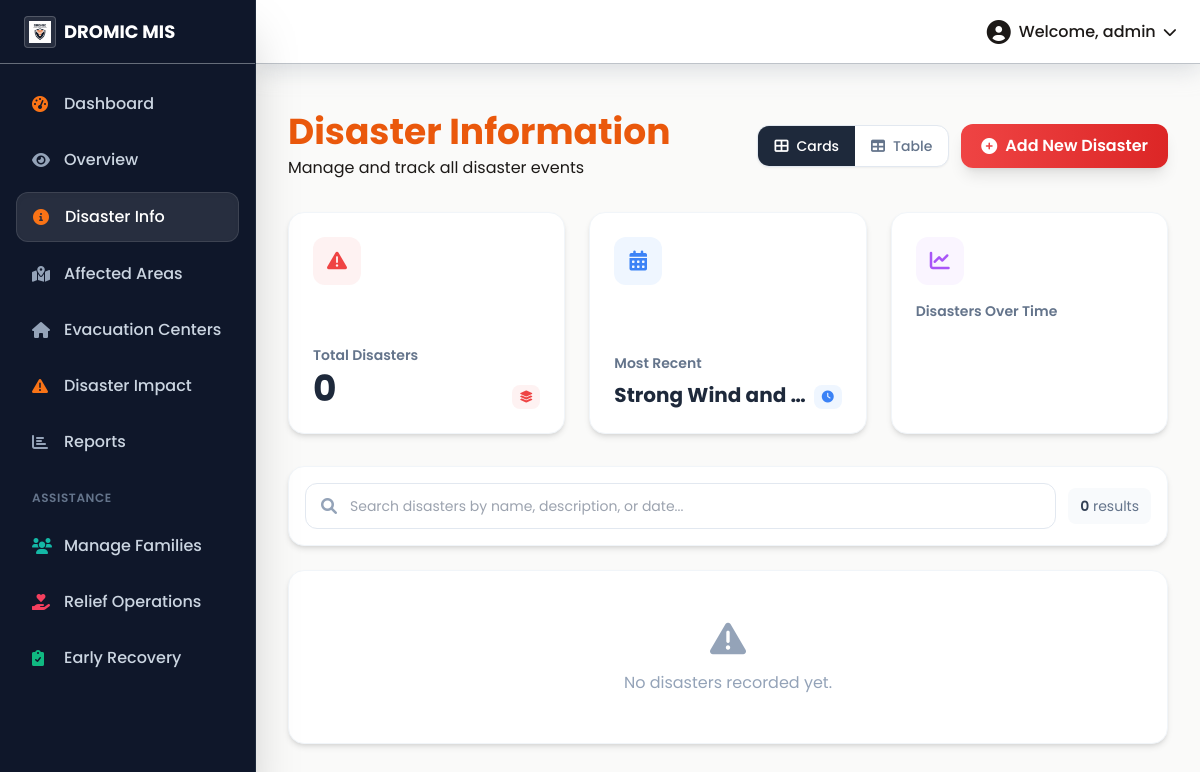
The app's page /disaster-info/, older data.
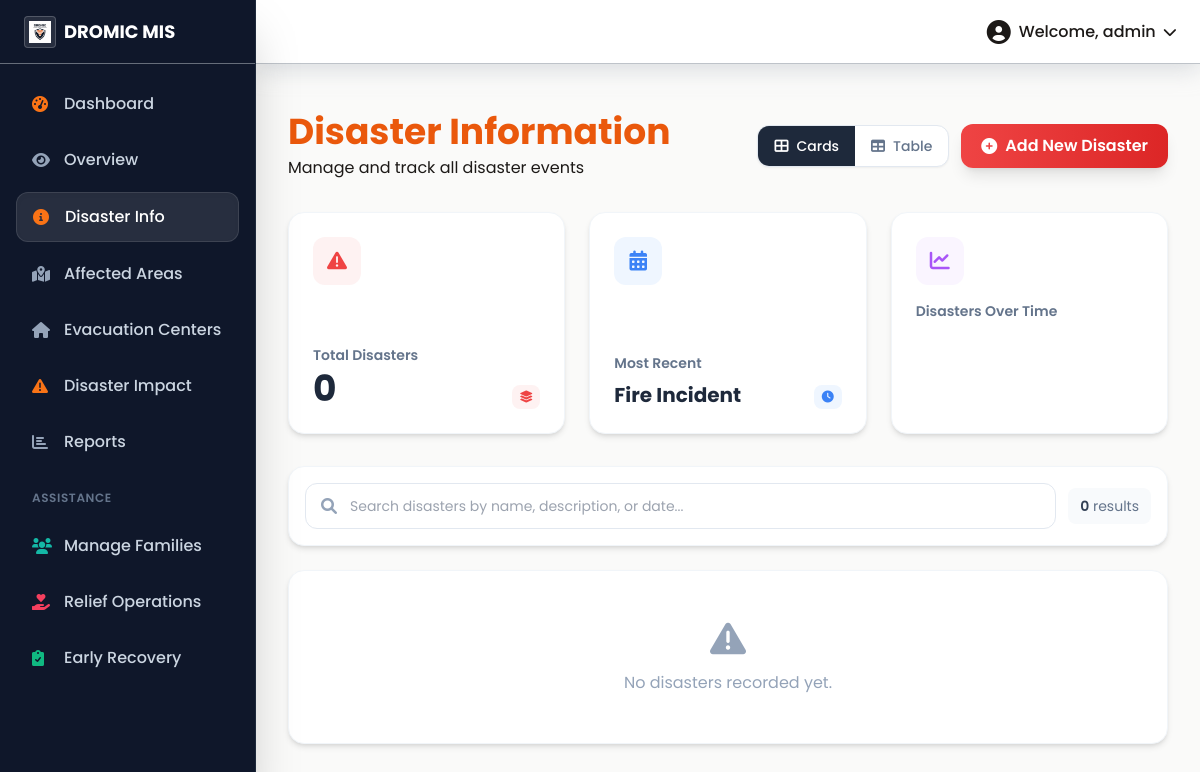
The same page, newer data.
### core/models.py (models this page shows, shortened)
class Disaster(models.Model):
    CATEGORY_CHOICES = [
        ('typhoon', 'Typhoon'),
        ('earthquake', 'Earthquake'),
        ('flood', 'Flood'),
        ('landslide', 'Landslide'),
        ('volcanic_eruption', 'Volcanic Eruption'),
        ('drought', 'Drought'),
        ('tsunami', 'Tsunami'),
        ('wildfire', 'Wildfire'),
        ('fire', 'Fire'),
        ('storm_surge', 'Storm Surge'),
        ('strong_wind', 'Strong Wind'),
        ('heavy_rain', 'Heavy Rain'),
        ('thunderstorm', 'Thunderstorm'),
        ('fallen_trees', 'Fallen Trees'),
        ('landslip', 'Landslip'),
        ('disease_outbreak', 'Disease Outbreak'),
        ('other', 'Other'),
    ]
    name = models.CharField(max_length=255)
    description = models.TextField()
    category = models.CharField(max_length=50, choices=CATEGORY_CHOICES, default='other')
    date_occurred = models.DateField()

### core/views.py (the view)
# urls.py: path('disaster-info/', views.disaster_info, name='disaster_info'),
def disaster_info(request):
    disasters = Disaster.objects.all().order_by('-date_occurred')
    return render(request, 'core/disaster_info.html', {'disasters': disasters})

### core/templates/core/disaster_info.html (shortened to what this page needs)
{% extends 'base.html' %}
{% load static %}
{% block content %}
<div class="container-fluid mt-4" x-data="{
        showAddModal: false,
        showEditModal: false,
        viewMode: 'cards',
        searchQuery: '',
        page: 1,
        perPage: 9,
        selectedIds: [],
        allSelected: false,
        disasters: [],
        get filteredDisasters() {
            if (!this.searchQuery.trim()) return this.disasters;
            const q = this.searchQuery.toLowerCase();
            return this.disasters.filter(d =>
                d.name.toLowerCase().includes(q) ||
                d.description.toLowerCase().includes(q) ||
                (d.date_occurred && d.date_occurred.includes(q))
            );
        },
        get totalPages() { return Math.ceil(this.filteredDisasters.length / this.perPage) || 1; },
        get paginatedDisasters() {
            const start = (this.page - 1) * this.perPage;
            return this.filteredDisasters.slice(start, start + this.perPage);
        },
        toggleAll() {
            if (this.allSelected) {
                this.selectedIds = [];
                this.allSelected = false;
            } else {
                this.selectedIds = this.filteredDisasters.map(d => d.id);
                this.allSelected = true;
            }
        },
        toggleOne(id) {
            const idx = this.selectedIds.indexOf(id);
            if (idx > -1) this.selectedIds.splice(idx, 1);
            else this.selectedIds.push(id);
        },
        isSelected(id) { return this.selectedIds.indexOf(id) > -1; },
        resetPage() { this.page = 1; }
     }" @close-modals.window="showAddModal = false; showEditModal = false"
    @open-edit-modal.window="showEditModal = true" @disasters-loaded.window="disasters = $event.detail; page = 1"
    x-init="$nextTick(() => { if(window._disasterData && window._disasterData.length) disasters = window._disasterData; })">
    <div class="flex flex-col md:flex-row justify-between items-start md:items-center mb-8">
        <div>
            <h1 class="text-3xl md:text-4xl font-bold text-dromic-navy">Disaster Information</h1>
            <p class="text-dromic-slate mt-1">Manage and track all disaster events</p>
        </div>
        <div class="flex items-center gap-3 mt-4 md:mt-0">
            <div class="flex bg-white rounded-xl border border-slate-200 shadow-sm overflow-hidden">
                <button @click="viewMode = 'cards'"
                    :class="viewMode === 'cards' ? 'bg-slate-800 text-white' : 'text-slate-500 hover:bg-slate-50'"
                    class="px-4 py-2.5 flex items-center gap-2 font-medium text-sm transition-all duration-200">
                    <i class="fas fa-th-large"></i>
                    <span class="hidden sm:inline">Cards</span>
                </button>
                <button @click="viewMode = 'table'"
                    :class="viewMode === 'table' ? 'bg-slate-800 text-white' : 'text-slate-500 hover:bg-slate-50'"
                    class="px-4 py-2.5 flex items-center gap-2 font-medium text-sm transition-all duration-200">
                    <i class="fas fa-table"></i>
                    <span class="hidden sm:inline">Table</span>
                </button>
            </div>
            <button
                class="bg-gradient-to-r from-red-500 to-red-600 hover:from-red-600 hover:to-red-700 text-white font-semibold py-2.5 px-5 rounded-xl shadow-lg hover:shadow-xl transition-all duration-300 hover:-translate-y-0.5 flex items-center"
                @click="showAddModal = true">
                <i class="fas fa-plus-circle mr-2"></i>
                Add New Disaster
            </button>
        </div>
    </div>
    <div class="grid grid-cols-1 md:grid-cols-2 lg:grid-cols-3 gap-6 mb-8">
        <div
            class="stat-card bg-white rounded-2xl shadow-md border border-slate-100 hover:shadow-xl transition-all p-6 flex flex-col justify-between">
            <div class="flex justify-between items-start mb-4">
                <div class="w-12 h-12 bg-red-50 rounded-xl flex items-center justify-center">
                    <i class="fas fa-exclamation-triangle text-red-500 text-xl stat-icon"></i>
                </div>
            </div>
            <div>
                <p class="text-slate-500 text-sm font-semibold mb-1">Total Disasters</p>
                <div class="flex items-end justify-between">
                    <h2 class="text-4xl font-bold text-slate-800" id="totalDisasters" x-text="disasters.length">0</h2>
                    <div class="flex items-center text-red-500 text-sm font-semibold bg-red-50 px-2 py-1 rounded-lg">
                        <i class="fas fa-layer-group text-xs"></i>
                    </div>
                </div>
            </div>
        </div>
        <div
            class="stat-card bg-white rounded-2xl shadow-md border border-slate-100 hover:shadow-xl transition-all p-6 flex flex-col justify-between">
            <div class="flex justify-between items-start mb-4">
                <div class="w-12 h-12 bg-blue-50 rounded-xl flex items-center justify-center">
                    <i class="fas fa-calendar-alt text-blue-500 text-xl stat-icon"></i>
                </div>
            </div>
            <div>
                <p class="text-slate-500 text-sm font-semibold mb-1">Most Recent</p>
                <div class="flex items-end justify-between">
                    <h2 class="text-xl font-bold text-slate-800 mt-1 truncate" id="recentDisaster">
                        {% if disasters %}{{ disasters.0.name }}{% else %}None{% endif %}
                    </h2>
                    <div class="flex items-center text-blue-500 text-sm font-semibold bg-blue-50 px-2 py-1 rounded-lg">
                        <i class="fas fa-clock text-xs"></i>
                    </div>
                </div>
            </div>
        </div>
        <div
            class="stat-card bg-white rounded-2xl shadow-md border border-slate-100 hover:shadow-xl transition-all p-6 flex flex-col justify-between">
            <div class="flex justify-between items-start mb-4">
                <div class="w-12 h-12 bg-purple-50 rounded-xl flex items-center justify-center">
                    <i class="fas fa-chart-line text-purple-500 text-xl stat-icon"></i>
                </div>
            </div>
            <div>
                <p class="text-slate-500 text-sm font-semibold mb-1">Disasters Over Time</p>
                <div class="h-20 mt-2">
                    <canvas id="disasterChart"></canvas>
                </div>
            </div>
        </div>
    </div>
    <div class="bg-white rounded-2xl shadow-md border border-slate-100 p-4 mb-6">
        <div class="flex items-center gap-3">
            <div class="relative flex-1">
                <i class="fas fa-search absolute left-4 top-1/2 -translate-y-1/2 text-slate-400"></i>
                <input type="text" x-model="searchQuery" @input="resetPage()"
                    placeholder="Search disasters by name, description, or date..."
                    class="w-full pl-11 pr-4 py-3 rounded-xl border border-slate-200 focus:border-red-400 focus:ring-2 focus:ring-red-100 transition-all outline-none text-sm">
            </div>
            <div class="text-sm text-slate-500 whitespace-nowrap px-3 py-2 bg-slate-50 rounded-lg">
                <span class="font-semibold text-slate-700" x-text="filteredDisasters.length"></span> results
            </div>
        </div>
    </div>
    <div x-show="viewMode === 'cards'" x-transition id="disasterList">
        <div x-show="filteredDisasters.length === 0" x-cloak
            class="bg-white rounded-2xl shadow-md border border-slate-100 p-12 text-center text-slate-400">
            <i class="fas fa-exclamation-triangle text-4xl mb-3 block"></i>
            <span x-text="searchQuery ? 'No disasters match your search.' : 'No disasters recorded yet.'"></span>
        </div>
    </div>
</div>
{% endblock %}

### core/templates/base.html (shortened to what this page needs)
{% load static %}
<!DOCTYPE html>
<html lang="en">
<head>
    <script src="https://cdn.tailwindcss.com"></script>
    <link href="https://cdnjs.cloudflare.com/ajax/libs/font-awesome/6.0.0-beta3/css/all.min.css" rel="stylesheet">
    <link rel="stylesheet" href="https://unpkg.com/unpoly@3.4.0/unpoly.min.css">
    <link rel="stylesheet" href="{% static 'css/styles.css' %}">
</head>
<body class="bg-[#FAFAF9] text-[#1C1917] h-screen flex overflow-hidden w-full" x-data="{ sidebarOpen: false }">
    {% block sidebar %}
    <aside :class="{'translate-x-0': sidebarOpen, '-translate-x-full': !sidebarOpen}" class="w-64 bg-slate-900 shadow-2xl flex-shrink-0 flex flex-col transition-transform duration-300 transform fixed md:relative z-30 h-full md:translate-x-0 border-r border-slate-800" id="sidebar">
        <div class="h-16 flex items-center px-6 border-b border-[#bec3c9]/50 shrink-0 justify-between">
            <div class="flex items-center text-lg font-bold text-white">
                <div class="w-8 h-8 bg-white/10 rounded overflow-hidden mr-2 p-1 border border-white/20">
                    <img src="{% static 'img/dromic_logo.png' %}" alt="DROMIC Logo" class="h-full w-full object-contain">
                </div>
                <span>DROMIC MIS</span>
            </div>
        </div>
        <nav class="flex-1 overflow-y-auto p-4 space-y-2">
            <a class="flex items-center px-4 py-3 text-slate-300 hover:bg-white/10 hover:text-white rounded-xl font-medium transition-colors" href="{% url 'dashboard' %}" data-nav-link>
                <i class="fas fa-tachometer-alt w-6 text-orange-500"></i> <span class="ml-2">Dashboard</span>
            </a>
            <a class="flex items-center px-4 py-3 text-slate-300 hover:bg-white/10 hover:text-white rounded-xl font-medium transition-colors" href="{% url 'overview' %}" data-nav-link>
                <i class="fas fa-eye w-6 text-slate-400 group-hover:text-white"></i> <span class="ml-2">Overview</span>
            </a>
            <a class="flex items-center px-4 py-3 text-slate-300 hover:bg-white/10 hover:text-white rounded-xl font-medium transition-colors" href="{% url 'disaster_info' %}" data-nav-link>
                <i class="fas fa-info-circle w-6 text-orange-500"></i> <span class="ml-2">Disaster Info</span>
            </a>
            <a class="flex items-center px-4 py-3 text-slate-300 hover:bg-white/10 hover:text-white rounded-xl font-medium transition-colors" href="{% url 'affected_area_list' %}" data-nav-link>
                <i class="fas fa-map-marked-alt w-6 text-slate-400 group-hover:text-white"></i> <span class="ml-2">Affected Areas</span>
            </a>
            <a class="flex items-center px-4 py-3 text-slate-300 hover:bg-white/10 hover:text-white rounded-xl font-medium transition-colors" href="{% url 'evacuation_center_list' %}" data-nav-link>
                <i class="fas fa-home w-6 text-slate-400 group-hover:text-white"></i> <span class="ml-2">Evacuation Centers</span>
            </a>
            <a class="flex items-center px-4 py-3 text-slate-300 hover:bg-white/10 hover:text-white rounded-xl font-medium transition-colors" href="{% url 'disaster_impact' %}" data-nav-link>
                <i class="fas fa-exclamation-triangle w-6 text-orange-500"></i> <span class="ml-2">Disaster Impact</span>
            </a>
            <a class="flex items-center px-4 py-3 text-slate-300 hover:bg-white/10 hover:text-white rounded-xl font-medium transition-colors" href="{% url 'report_list' %}" data-nav-link>
                <i class="fas fa-chart-bar w-6 text-slate-400 group-hover:text-white"></i> <span class="ml-2">Reports</span>
            </a>
            <div class="pt-4 pb-2">
                <p class="px-4 text-xs font-semibold text-slate-500 uppercase tracking-wider">Assistance</p>
            </div>
            <a class="flex items-center px-4 py-3 text-slate-300 hover:bg-white/10 hover:text-white rounded-xl font-medium transition-colors" href="{% url 'family_list' %}" data-nav-link>
                <i class="fas fa-users w-6 text-teal-500"></i> <span class="ml-2">Manage Families</span>
            </a>
            <a class="flex items-center px-4 py-3 text-slate-300 hover:bg-white/10 hover:text-white rounded-xl font-medium transition-colors" href="{% url 'relief_operations' %}" data-nav-link>
                <i class="fas fa-hand-holding-heart w-6 text-rose-500"></i> <span class="ml-2">Relief Operations</span>
            </a>
            <a class="flex items-center px-4 py-3 text-slate-300 hover:bg-white/10 hover:text-white rounded-xl font-medium transition-colors" href="{% url 'early_recovery' %}" data-nav-link>
                <i class="fas fa-clipboard-check w-6 text-emerald-500"></i> <span class="ml-2">Early Recovery</span>
            </a>
        </nav>
    </aside>
    {% endblock %}
    <div class="flex-1 flex flex-col min-w-0 overflow-hidden bg-transparent">
        {% block header %}
        <header class="h-16 bg-white shadow-[0_4px_24px_rgba(190,195,201,0.6)] flex items-center justify-between px-6 z-10 border-b border-[#bec3c9]">
            <div class="relative" x-data="{ open: false }">
                <button @click="open = !open" class="flex items-center space-x-2 text-[#1C1917] focus:outline-none hover:text-[#EA580C] transition-colors">
                    <i class="fas fa-user-circle text-2xl"></i>
                    <span class="font-medium hidden sm:block truncate max-w-[150px]">Welcome, admin</span>
                    <i class="fas fa-chevron-down text-sm transition-transform duration-200" :class="{'rotate-180': open}"></i>
                </button>
            </div>
        </header>
        {% endblock %}
        <main class="flex-1 overflow-auto p-4 md:p-6 lg:p-8 m-0" style="background-color: #FAFAF9;">
            <div class="w-full">
                {% block content %}{% endblock %}
            </div>
        </main>
    </div>
</body>
</html>

### static/css/styles.css (style rules this page uses)
:root { --primary-color: #EA580C; --secondary-color: #334155; --accent-color: #334155; --text-color: #1C1917; --shadow-light: #FFFFFF; --shadow-dark: #CBD5E1; --background-color: #FAFAF9; }
body { font-family: 'Ubuntu', sans-serif; background-color: var(--background-color); color: var(--text-color); }
main { padding-top: 48px; margin-left: 240px; }

### core/templates/base.html (style rules this page uses)
body { background-color: #FAFAF9; font-family: 'Poppins', sans-serif; }
h1, h2, h3, h4, h6 { font-weight: 700; color: #EA580C; }

Row changes from the older to the newer data that the page shows:
no longer on this page (row unchanged): Disaster: name "Strong Wind and…"
added Disaster: name "Fire Incident"
